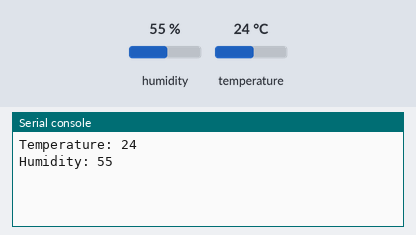
Simulated run of this program. Board: Raspberry Pi Pico running MicroPython. Parts: the last lines printed to the serial console. The inputs (shaded band) are chosen by the test bench; at power-on: humidity 55 %, temperature 24 °C.

Above: at 1.2 s.
1.3 s: humidity set to 22 %
At 2.6 s:
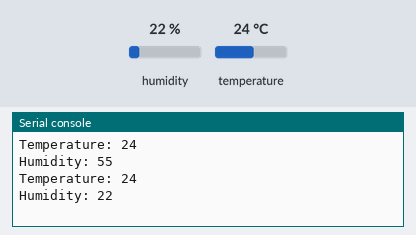
2.8 s: temperature set to 12 °C
At 3.5 s:
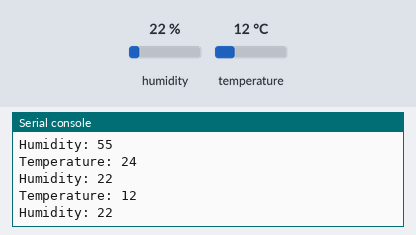
4.3 s: humidity set to 40 %
At 5.5 s:
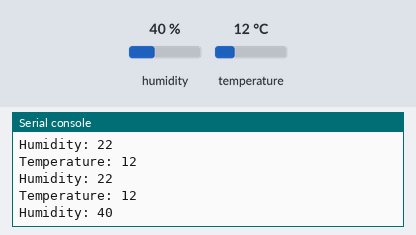
Timing chart, 0 to 7.3 s (numbered marks = the images above; inputs shaded):
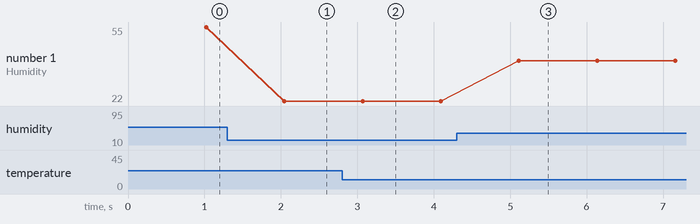

The program:

demo8_DHT11_temperature_humidity_sensor.py
```python
from machine import Pin
import utime as time
from dht import DHT11


DHTPin = Pin(15, Pin.OUT, Pin.PULL_DOWN)

while True:
    time.sleep(1)
    sensor = DHT11(DHTPin)
    sensor.measure()
    t = (sensor.temperature())
    h = (sensor.humidity())

    print("Temperature: " + str(t))
    print("Humidity: " + str(h))
```

Measured:
- after the input at 1.3 s, the serial console: prints a new line after 0.75 s (image 1)
- after the input at 2.8 s, the serial console: prints a new line after 0.27 s (image 2)
- after the input at 4.3 s, the serial console: prints a new line after 0.81 s (image 3)
- plotted number 1: 55 → 22 after the input at 1.3 s, 22 → 40 after the input at 4.3 s
